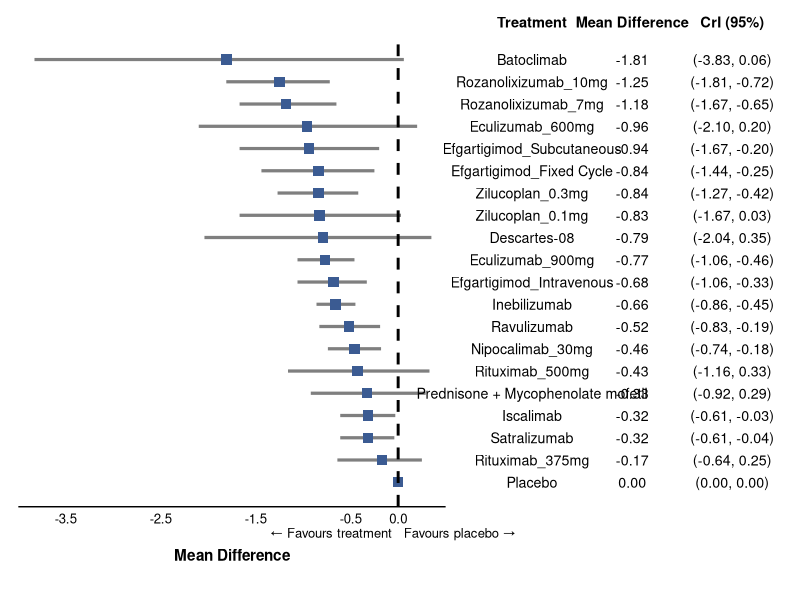
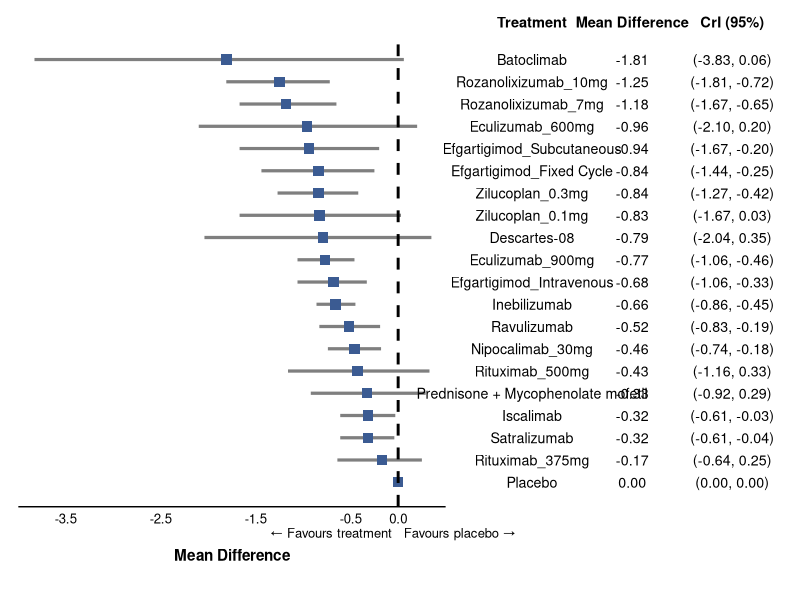

Source code (R) for these figures, in order:
library(tidyverse)
library(patchwork)

# suitably use setwd()
df <- openxlsx::read.xlsx("Table_04_MG_ADL_score_improvement_from_baseline.xlsx")

# Preserve top-to-bottom order in the plot
df$Treatment <- factor(df$Treatment, levels = rev(df$Treatment))

# Label column combining MD and CrI, formatted with fixed decimals
df$MD_label  <- sprintf("%.2f", df$MD)
df$CrI_label <- sprintf("(%.2f, %.2f)", df$lower, df$upper)

# ---- Shared theme elements for row alignment ----
n <- nrow(df)

# ---- Forest plot (left panel)

p_forest <- ggplot(df, aes(x = MD, y = Treatment)) +
  geom_errorbarh(aes(xmin = lower, xmax = upper), height = 0, linewidth = 1.1, color = "grey50") +
  geom_point(size = 3.2, shape = 15, color = "#3B5B92") +
  geom_vline(xintercept = 0,
             linetype = "dashed",
             color = "black",
             linewidth = 1) +
  annotate("text", x = 0, y = -0.15, label = "\u2190 Favours treatment",
           hjust = 1.05, vjust = 3, size = 3.3, color = "black") +
  annotate("text", x = 0, y = -0.15, label = "Favours placebo \u2192",
           hjust = -0.05, vjust = 3, size = 3.3, color = "black") +
  scale_x_continuous(
    breaks = c(-3.5, -2.5, -1.5, -0.5, 0),
    limits = c(-4, 0.5), # tweak
    expand = c(0, 0)
  ) +
  labs(x = "Mean Difference", y = NULL) +
  coord_cartesian(ylim = c(0.5, n + 0.5), clip = "off") +
  theme_minimal(base_size = 11) +
  theme(
    panel.grid.minor = element_blank(),
    # panel.grid.major.y = element_line(color = "grey92", linewidth = 0.5),
    # panel.grid.major.x = element_line(color = "grey92", linewidth = 0.5),
    panel.grid.major.y = element_blank(),
    panel.grid.major.x = element_blank(),
    axis.text.y = element_blank(),
    axis.ticks.y = element_blank(),
    axis.text.x = element_text(size = 9.5, color = "black"),
    axis.line.x = element_line(),
    axis.title.x = element_text(size = 11, face = "bold", margin = margin(t = 16)),
    plot.margin = margin(t = 5, r = 4, b = 20, l = 5)
  )

# ---- Table panel (right side): Treatment | Mean Difference | CrI (95%) ----
# Build a long-format data frame so all three "columns" share the same y-axis
# and therefore stay row-aligned with the forest plot via patchwork.

tbl <- data.frame(
  Treatment = rep(df$Treatment, 3),
  col = factor(rep(c("Treatment", "Mean Difference", "CrI (95%)"), each = n),
               levels = c("Treatment", "Mean Difference", "CrI (95%)")),
  label = c(as.character(df$Treatment), df$MD_label, df$CrI_label)
)

p_table <- ggplot(tbl, aes(x = col, y = Treatment, label = label)) +
  geom_text(size = 3.6, color = "black", hjust = 0.5) +
  scale_x_discrete(position = "top") +
  coord_cartesian(ylim = c(0.5, n + 0.5), clip = "off") +
  theme_void(base_size = 11) +
  theme(
    axis.text.x.top = element_text(size = 10.5, face = "bold", color = "black",
                                    margin = margin(b = 4)),
    plot.margin = margin(t = 5, r = 0, b = 10, l = 15)
  )

# ---- Combine: forest plot (left) + table (right), rows aligned ----
final_plot <- p_forest + p_table + plot_layout(widths = c(1, 0.75)) # tweak

final_plot

# suitably use setwd()
ggsave("FP_04_MG_ADL_score_improvement_from_baseline.png", 
       final_plot,
       width = 12, 
       height = 5.5, 
       dpi = 1000, 
       bg = "white")
